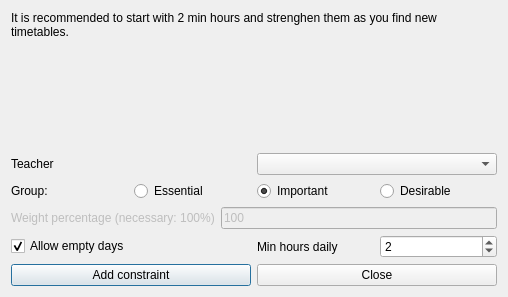
<?xml version="1.0" encoding="UTF-8"?>
<ui version="4.0">
 <class>AddConstraintTeacherMinHoursDailyForm_template</class>
 <widget class="QDialog" name="AddConstraintTeacherMinHoursDailyForm_template">
  <property name="geometry">
   <rect>
    <x>0</x>
    <y>0</y>
    <width>508</width>
    <height>297</height>
   </rect>
  </property>
  <property name="windowTitle">
   <string extracomment="This is the title of the dialog to add a new constraint of this type">Add teacher min hours daily</string>
  </property>
  <layout class="QVBoxLayout" name="verticalLayout">
   <item>
    <widget class="QLabel" name="teacherTextLabel_2">
     <property name="sizePolicy">
      <sizepolicy hsizetype="Minimum" vsizetype="Minimum">
       <horstretch>0</horstretch>
       <verstretch>0</verstretch>
      </sizepolicy>
     </property>
     <property name="frameShape">
      <enum>QFrame::NoFrame</enum>
     </property>
     <property name="frameShadow">
      <enum>QFrame::Plain</enum>
     </property>
     <property name="text">
      <string>It is recommended to start with 2 min hours and strenghen them as you find new timetables.</string>
     </property>
     <property name="wordWrap">
      <bool>true</bool>
     </property>
    </widget>
   </item>
   <item>
    <spacer name="verticalSpacer">
     <property name="orientation">
      <enum>Qt::Vertical</enum>
     </property>
     <property name="sizeHint" stdset="0">
      <size>
       <width>20</width>
       <height>43</height>
      </size>
     </property>
    </spacer>
   </item>
   <item>
    <layout class="QHBoxLayout" name="horizontalLayout_5">
     <item>
      <widget class="QLabel" name="teacherTextLabel">
       <property name="frameShape">
        <enum>QFrame::NoFrame</enum>
       </property>
       <property name="frameShadow">
        <enum>QFrame::Plain</enum>
       </property>
       <property name="text">
        <string>Teacher</string>
       </property>
       <property name="wordWrap">
        <bool>false</bool>
       </property>
      </widget>
     </item>
     <item>
      <widget class="QComboBox" name="teachersComboBox">
       <property name="editable">
        <bool>false</bool>
       </property>
       <property name="insertPolicy">
        <enum>QComboBox::NoInsert</enum>
       </property>
       <property name="autoCompletion">
        <bool>false</bool>
       </property>
       <property name="duplicatesEnabled">
        <bool>false</bool>
       </property>
      </widget>
     </item>
    </layout>
   </item>
   <item>
    <layout class="QHBoxLayout" name="horizontalLayout_6">
     <item>
      <widget class="QLabel" name="groupTextLabel">
       <property name="text">
        <string>Group:</string>
       </property>
      </widget>
     </item>
     <item>
      <widget class="QRadioButton" name="essentialRadioButton">
       <property name="text">
        <string>Essential</string>
       </property>
      </widget>
     </item>
     <item>
      <widget class="QRadioButton" name="importantRadioButton">
       <property name="text">
        <string>Important</string>
       </property>
       <property name="checked">
        <bool>true</bool>
       </property>
      </widget>
     </item>
     <item>
      <widget class="QRadioButton" name="desirableRadioButton">
       <property name="text">
        <string>Desirable</string>
       </property>
      </widget>
     </item>
    </layout>
   </item>
   <item>
    <layout class="QHBoxLayout" name="horizontalLayout_2">
     <item>
      <widget class="QLabel" name="weightTextLabel">
       <property name="enabled">
        <bool>false</bool>
       </property>
       <property name="frameShape">
        <enum>QFrame::NoFrame</enum>
       </property>
       <property name="frameShadow">
        <enum>QFrame::Plain</enum>
       </property>
       <property name="text">
        <string>Weight percentage (necessary: 100%)</string>
       </property>
       <property name="wordWrap">
        <bool>false</bool>
       </property>
      </widget>
     </item>
     <item>
      <widget class="QLineEdit" name="weightLineEdit">
       <property name="enabled">
        <bool>false</bool>
       </property>
       <property name="text">
        <string notr="true">100</string>
       </property>
      </widget>
     </item>
    </layout>
   </item>
   <item>
    <layout class="QHBoxLayout" name="horizontalLayout_4">
     <item>
      <widget class="QCheckBox" name="allowEmptyDaysCheckBox">
       <property name="text">
        <string>Allow empty days</string>
       </property>
       <property name="checked">
        <bool>true</bool>
       </property>
      </widget>
     </item>
     <item>
      <layout class="QHBoxLayout" name="horizontalLayout_3">
       <item>
        <widget class="QLabel" name="minHoursTextLabel">
         <property name="frameShape">
          <enum>QFrame::NoFrame</enum>
         </property>
         <property name="frameShadow">
          <enum>QFrame::Plain</enum>
         </property>
         <property name="text">
          <string>Min hours daily</string>
         </property>
         <property name="wordWrap">
          <bool>false</bool>
         </property>
        </widget>
       </item>
       <item>
        <widget class="QSpinBox" name="minHoursSpinBox">
         <property name="value">
          <number>2</number>
         </property>
        </widget>
       </item>
      </layout>
     </item>
    </layout>
   </item>
   <item>
    <layout class="QHBoxLayout" name="horizontalLayout">
     <item>
      <widget class="QPushButton" name="addConstraintPushButton">
       <property name="text">
        <string>Add constraint</string>
       </property>
      </widget>
     </item>
     <item>
      <widget class="QPushButton" name="closePushButton">
       <property name="text">
        <string>Close</string>
       </property>
      </widget>
     </item>
    </layout>
   </item>
  </layout>
 </widget>
 <layoutdefault spacing="6" margin="11"/>
 <resources/>
 <connections/>
</ui>
